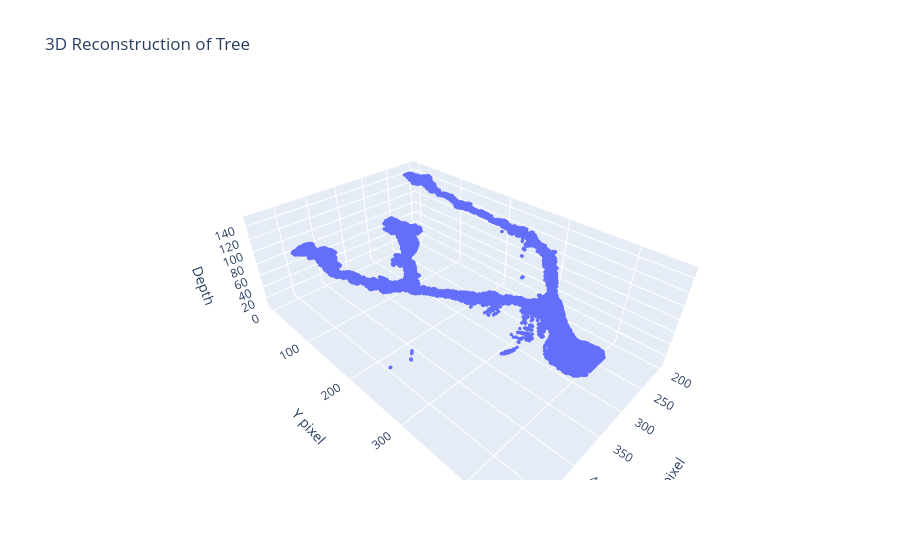

Notebook source saved alongside this figure:
### Code cell
import plotly.graph_objects as go

fig = go.Figure(
    data=[
        go.Scatter3d(
            x=x,
            y=y,
            z=z,
            mode="markers",
            marker=dict(size=2)
        )
    ]
)

fig.update_layout(
    title="3D Reconstruction of Tree",
    scene=dict(
        xaxis_title="X pixel",
        yaxis_title="Y pixel",
        zaxis_title="Depth"
    )
)

fig.show()

### Figure 1 — Plotly figure (JSON) as saved in the notebook; plotly's stock layout.template omitted (floating-point values rounded to 4 significant figures; data arrays with more than 128 entries replaced by an {"elided": "..."} marker saying what was removed)
{"data": [{"marker": {"size": 2}, "mode": "markers", "type": "scatter3d", "x": {"elided": "18644 int values"}, "y": {"elided": "18644 int values"}, "z": {"elided": "18644 int values"}}], "layout": {"scene": {"xaxis": {"title": {"text": "X pixel"}}, "yaxis": {"title": {"text": "Y pixel"}}, "zaxis": {"title": {"text": "Depth"}}}, "title": {"text": "3D Reconstruction of Tree"}}}
